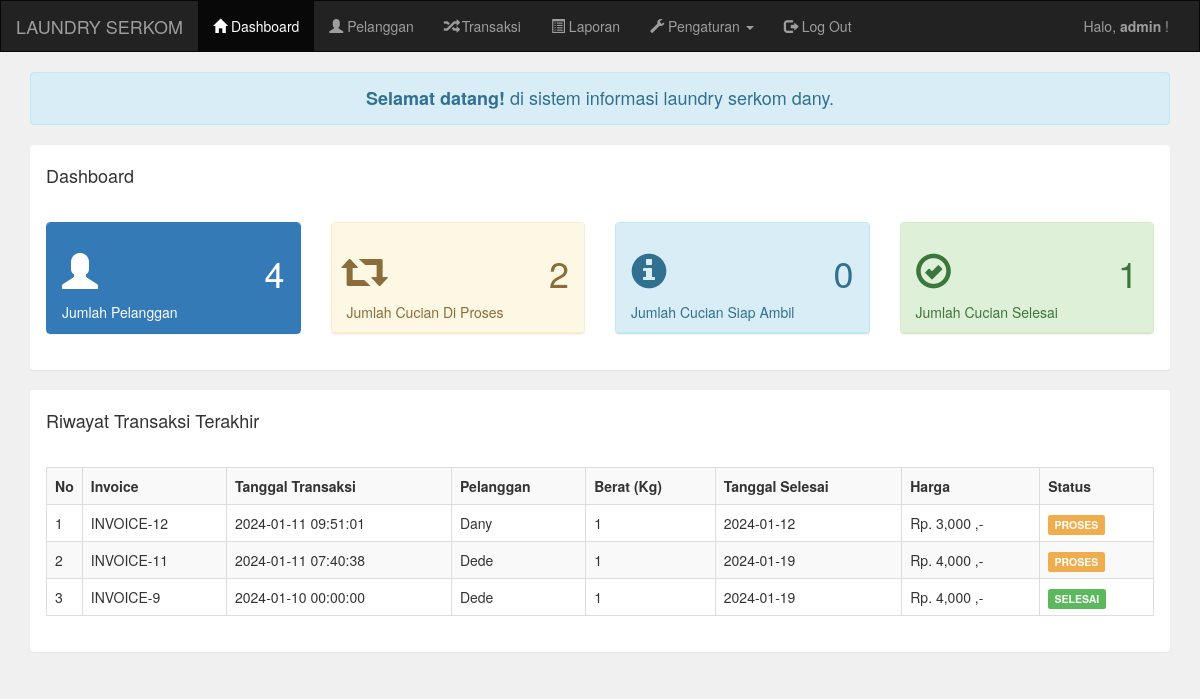
The page /admin/index.php (signed in) on the database its author committed.
### tables this page shows
CREATE TABLE IF NOT EXISTS `transaksi` (
  `id` int(11) NOT NULL AUTO_INCREMENT,
  `id_pelanggan` int(11) NOT NULL,
  `id_admin` int(11) NOT NULL,
  `id_harga` int(11) DEFAULT NULL,
  `tanggal_transaksi` datetime DEFAULT NULL,
  `tanggal_selesai` date DEFAULT NULL,
  `berat` decimal(10,0) DEFAULT NULL,
  `total_harga` int(11) DEFAULT NULL,
  `status` char(1) DEFAULT NULL,
  PRIMARY KEY (`id`),
  KEY `FK_transaksi_pelanggan` (`id_pelanggan`),
  KEY `FK_transaksi_admin` (`id_admin`),
  KEY `FK_transaksi_harga` (`id_harga`),
  CONSTRAINT `FK_transaksi_admin` FOREIGN KEY (`id_admin`) REFERENCES `admin` (`id`) ON DELETE NO ACTION ON UPDATE NO ACTION,
  CONSTRAINT `FK_transaksi_harga` FOREIGN KEY (`id_harga`) REFERENCES `harga` (`id`) ON DELETE NO ACTION ON UPDATE NO ACTION,
  CONSTRAINT `FK_transaksi_pelanggan` FOREIGN KEY (`id_pelanggan`) REFERENCES `pelanggan` (`id`) ON DELETE NO ACTION ON UPDATE NO ACTION
);

CREATE TABLE IF NOT EXISTS `pelanggan` (
  `id` int(11) NOT NULL AUTO_INCREMENT,
  `nama` varchar(255) NOT NULL,
  `alamat` varchar(255) DEFAULT NULL,
  `telepon` varchar(255) NOT NULL,
  `keterangan` varchar(255) DEFAULT '-',
  PRIMARY KEY (`id`) USING BTREE
);

### admin/index.php (the view)
<?php include 'header.php'; ?>
<?php
include '../koneksi.php';
?>
<div class="container">
	<div class="alert alert-info text-center">
		<h4 style="margin-bottom: 0px"><b>Selamat datang!</b> di sistem informasi laundry serkom dany.</h4>
	</div>
	<div class="panel">
		<div class="panel-heading">
			<h4>Dashboard</h4>
		</div>
		<div class="panel-body">
			<div class="row">
				<div class="col-md-3">
					<div class="panel panel-primary">
						<div class="panel-heading">
							<h1>
								<i class="glyphicon glyphicon-user"></i>
								<span class="pull-right">
									<?php
									$pelanggan = mysqli_query($koneksi,"select * from pelanggan");
									echo mysqli_num_rows($pelanggan);
									?>
								</span>
							</h1>
							Jumlah Pelanggan
						</div>
					</div>
				</div>
				<div class="col-md-3">
					<div class="panel panel-warning">
						<div class="panel-heading">
							<h1>
								<i class="glyphicon glyphicon-retweet"></i>
								<span class="pull-right">
									<?php
									$proses = mysqli_query($koneksi,"select * from transaksi where status='0'");
									echo mysqli_num_rows($proses);
									?>
								</span>
							</h1>
							Jumlah Cucian Di Proses
						</div>
					</div>
				</div>
				<div class="col-md-3">
					<div class="panel panel-info">
						<div class="panel-heading">
							<h1>
								<i class="glyphicon glyphicon-info-sign"></i>
								<span class="pull-right">
									<?php
									$proses = mysqli_query($koneksi,"select * from transaksi where status='1'");
									echo mysqli_num_rows($proses);
									?>
								</span>
							</h1>
							Jumlah Cucian Siap Ambil
						</div>
					</div>
				</div>
				<div class="col-md-3">
					<div class="panel panel-success">
						<div class="panel-heading">
							<h1>
								<i class="glyphicon glyphicon-ok-circle"></i>
								<span class="pull-right">
									<?php
									$proses = mysqli_query($koneksi,"select * from transaksi where status='2'");
									echo mysqli_num_rows($proses);
									?>
								</span>
							</h1>
							Jumlah Cucian Selesai
						</div>
					</div>
				</div>
			</div>
		</div>
	</div>
	<div class="panel">
		<div class="panel-heading">
			<h4>Riwayat Transaksi Terakhir</h4>
		</div>
		<div class="panel-body">
			<table class="table table-bordered table-striped">
				<tr>
					<th width="1%">No</th>
					<th>Invoice</th>
					<th>Tanggal Transaksi</th>
					<th>Pelanggan</th>
					<th>Berat (Kg)</th>
					<th>Tanggal Selesai</th>
					<th>Harga</th>
					<th>Status</th>
				</tr>
				<?php
				$data = mysqli_query($koneksi,"select * from pelanggan,transaksi where pelanggan.id=transaksi.id_pelanggan order by transaksi.tanggal_transaksi desc limit 7");
				$no = 1;
				while($d=mysqli_fetch_array($data)){
					?>
					<tr>
						<td><?php echo $no++; ?></td>
						<td>INVOICE-<?php echo $d['id']; ?></td>
						<td><?php echo $d['tanggal_transaksi']; ?></td>
						<td><?php echo $d['nama']; ?></td>
						<td><?php echo $d['berat']; ?></td>
						<td><?php echo $d['tanggal_selesai']; ?></td>
						<td><?php echo "Rp. ".number_format($d['total_harga']) ." ,-"; ?></td>
						<td>
							<?php
							if($d['status']=="0"){
								echo "<div class='label label-warning'>PROSES</div>";
							}else if($d['status']=="1"){
								echo "<div class='label label-info'>DICUCI</div>";
							}else if($d['status']=="2"){
								echo "<div class='label label-success'>SELESAI</div>";
							}
							?>
						</td>
					</tr>
					<?php
				}
				?>
			</table>
		</div>
	</div>
</div>
<?php include 'footer.php'; ?>

### admin/header.php (shortened to what this page needs)
<!DOCTYPE html>
<html>
<head>
	<link rel="stylesheet" type="text/css" href="../assets/css/bootstrap.css">
</head>
<body style="background: #f0f0f0">
	<nav class="navbar navbar-inverse" style="border-radius: 0px">
		<div class="container-fluid">
			<div class="navbar-header">
				<a class="navbar-brand" href="index.php">LAUNDRY SERKOM</a>
			</div>
			<div class="collapse navbar-collapse" id="bs-example-navbar-collapse-1">
				<ul class="nav navbar-nav">
					<li class="active"><a href="index.php"><i class="glyphicon glyphicon-home"></i> Dashboard</a></li>
					<li><a href="pelanggan.php"><i class="glyphicon glyphicon-user"></i> Pelanggan</a></li>
					<li><a href="transaksi.php"><i class="glyphicon glyphicon-random"></i> Transaksi</a></li>
					<li><a href="laporan.php"><i class="glyphicon glyphicon-list-alt"></i> Laporan</a></li>
					<li class="dropdown">
						<a href="#" class="dropdown-toggle" data-toggle="dropdown" role="button" aria-haspopup="true" aria-expanded="false"><i class="glyphicon glyphicon-wrench"></i> Pengaturan <span class="caret"></span></a>
					</li>
					<li><a href="logout.php"><i class="glyphicon glyphicon-log-out"></i> Log Out</a></li>
				</ul>
				<ul class="nav navbar-nav navbar-right">
					<li><p class="navbar-text">Halo, <b><?php echo $_SESSION['username']; ?></b> !</p></li>
				</ul>
			</div>
		</div>
	</nav>

### admin/footer.php
</body>
</html>

### rows shown on the page
transaksi: id "12", tanggal_transaksi "2024-01-11 09:51:01", id_pelanggan.nama "Dany", berat "1", tanggal_selesai "2024-01-12", total_harga "3,000", status "PROSES"
transaksi: id "11", tanggal_transaksi "2024-01-11 07:40:38", id_pelanggan.nama "Dede", berat "1", tanggal_selesai "2024-01-19", total_harga "4,000", status "PROSES"
transaksi: id "9", tanggal_transaksi "2024-01-10 00:00:00", id_pelanggan.nama "Dede", berat "1", tanggal_selesai "2024-01-19", total_harga "4,000", status "SELESAI"

### other values the page prints
$_SESSION['username'] "admin"
mysqli_num_rows($pelanggan) "4"
mysqli_num_rows($proses) "2"
mysqli_num_rows($proses) "0"
mysqli_num_rows($proses) "1"
